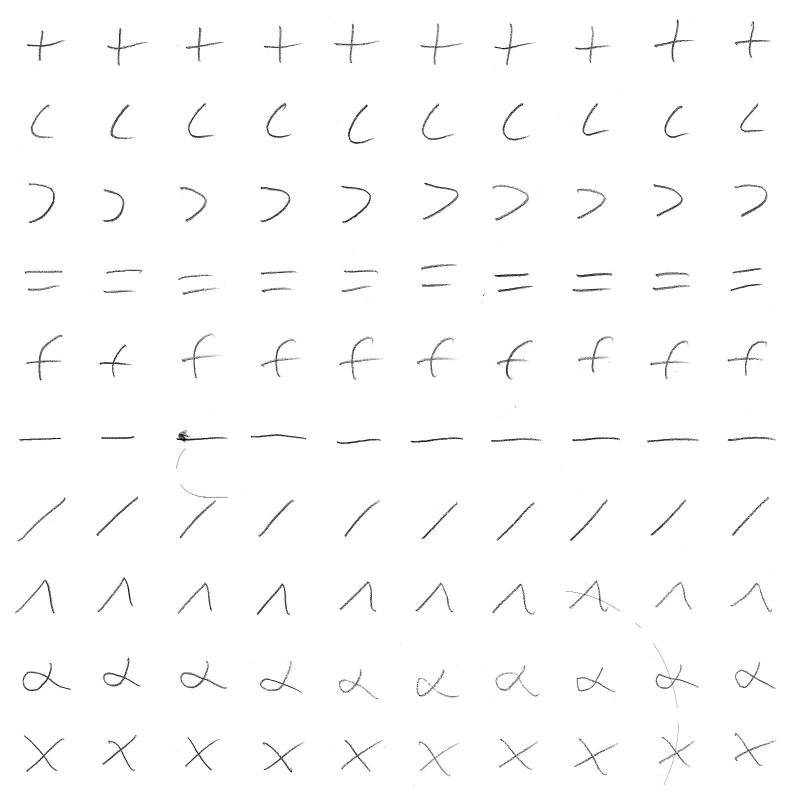
%> input picture Server_Code/operator dataset/oren_1.jpg, 1574 x 1592 px (shown at 1/2 size)
$ octave --eval "result = preprocess(imread('../../operator dataset/oren_1.jpg'));"   (GNU Octave 9; MATLAB toolbox functions it lacks are replaced by stand-ins)
%> lines starting %> are read from the running program, lines starting %| are printed output that depends on the picture; in (x1, y1, x2, y2) boxes, pixels count from 0 and x2, y2 are one past the last pixel; in counts of white or black regions, pixels touching at a corner belong together; the program's own positions count from 1
### Server_Code/project_reference/code/denoiseSoftCoring.m
% This file is for denoising a image
% input: the image and parameters
% output: the clear image
function [imgOut, imgLP, imgHPSC] = denoiseSoftCoring(img, lpf, m, tau, gamma)
%> called with lpf = 5, m = 1.75, tau = 30, gamma = 2.2
imgDouble = double(img);
g = ones(lpf,lpf)/(lpf*lpf);
imgLP = imfilter(imgDouble, g, 'replicate');
imgHP = imgDouble - imgLP;
imgHPSC = m * imgHP .* (1 - exp(-(abs(imgHP)/tau).^gamma));
imgOut = imgLP + imgHPSC;
imgOut = uint8(max(0,min(255,imgOut)));
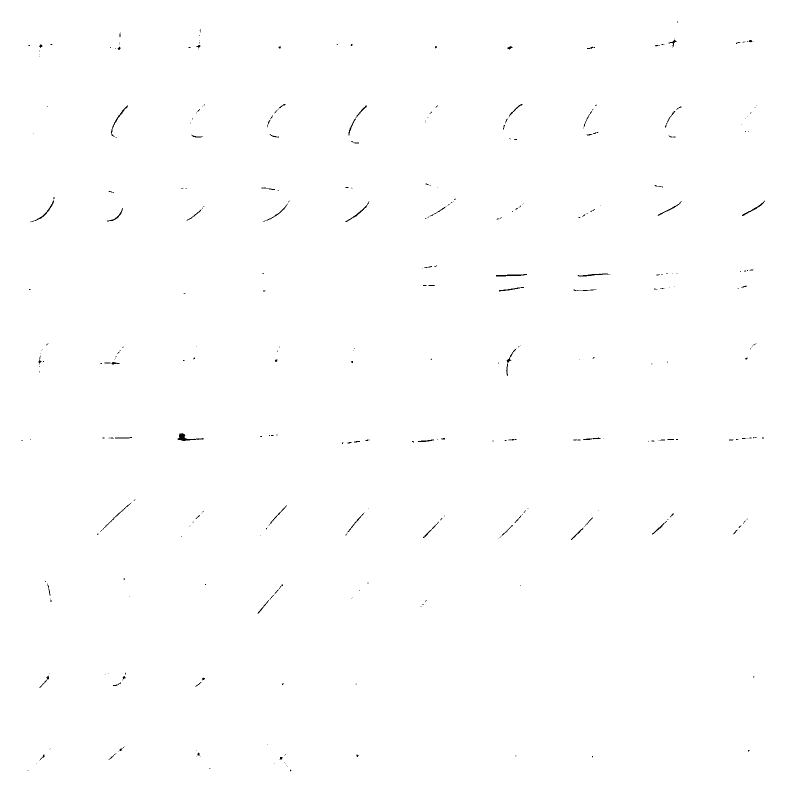
%> imgOut: size 1592x1574 uint8 (shown at 1/2 size); values 0 (black) and 1 (white), 99.8% white; black in thin lines or dots, all inside (x1, y1, x2, y2) = (42, 42, 1530, 1543)
imgLP = uint8(imgLP);
end

### Server_Code/project_reference/code/deblur.m
% This file is for debluring a image
% input: the original image
% output: the clear image after dilation and erosion
function [imgOut] = deblur(img)
% Perform iterative enhancement
numIterations = 10;
SE = strel('disk', 10);
for nIter = 1:numIterations
    imgDilate = imdilate(img, SE);
    imgErode = imerode(img, SE);
    imgMid = 0.5*(imgDilate + imgErode);
    idxDilate = find(img >= imgMid);
    idxErode = find(img < imgMid);
    img(idxDilate) = imgDilate(idxDilate);
    img(idxErode) = imgErode(idxErode);
end % nIter
imgOut = img;
end

### Server_Code/project_reference/code/binarization.m
% This file is for binarize the gray level image
% input: gray level image
% output: the binarized image
function imgBW = binarization(imgGray)

imgGray = imresize(imgGray, [480 640], 'bicubic');
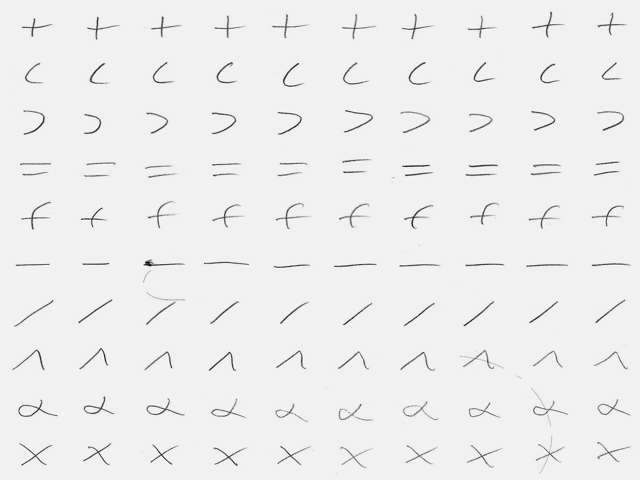
%> imgGray: size 480x640 double; min 0.072, max 1.05, mean 0.988; drawn with min black and max white
[height, width] = size(imgGray);

winSize = 31;
imgBackground = ordfilt2(imgGray, winSize^2-50, true(winSize));

imgSub = imgBackground - imgGray;

imgBW = imgSub > 0.2;
%> imgBW: size 480x640 logical; 2.5% white in thin lines or dots

end

### Server_Code/project_reference/code/localization.m
% This file is for finding the location of the formula

function patch_list  = localization(imgBW)

imgLabel = bwlabel(imgBW);
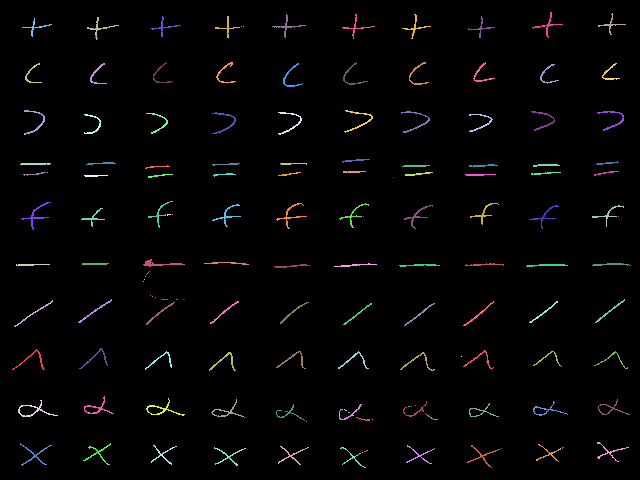
%> imgLabel: size 480x640 double; 143 distinct labels, from 0 to 142; one colour per label, 0 black
% First, filter out clutters according to area
shapeProps = regionprops(imgLabel, 'Area');
%> shapeProps = 142 regions; largest, Area: 117, 112, 110, 104, 103
allArea = [shapeProps.Area];
%> allArea = 142 values, max 117 at index 4, min 1 at index 12, mean 55.13
minArea = min(allArea);
%> minArea = 1
% get rid of extremely small regions
small = find([shapeProps.Area] < 20)
%> small = 32 values from 12 to 142
for i = 1:length(small)
    idx = find(imgLabel == small(1,i));
    imgBW(idx) = 0;
end
%> this loop made 32 passes
%> idx on passes 1 to 8: 22733, 68922, 69400, 69877, [70355; 70834; 71313; 71792], 72296, 73257, 74698
%> imgBW: size 480x640 logical; 2.5% white in thin lines or dots
% figure;
% imshow(imgBW);
% title('small area removed');
imgLabel = bwlabel(imgBW);
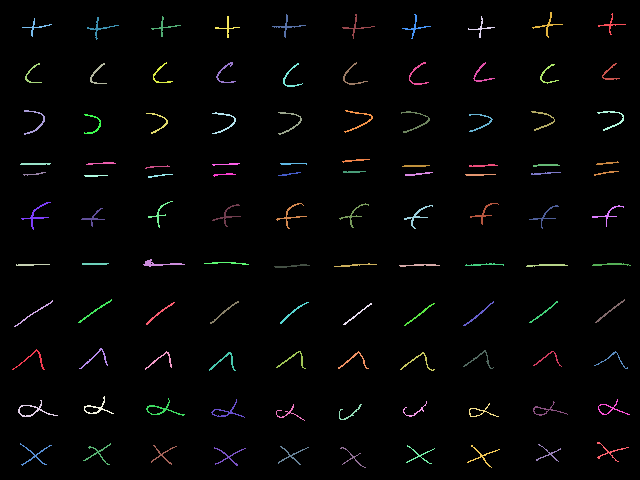
%> imgLabel: size 480x640 double; 111 distinct labels, from 0 to 110; one colour per label, 0 black
shapeProps = regionprops(imgLabel, 'Area');
%> shapeProps = 110 regions; largest, Area: 117, 112, 110, 104, 103
allArea = [shapeProps.Area];
%> allArea = 110 values, max 117 at index 4, min 30 at index 9, mean 70.37
minArea = min(allArea);
%> minArea = 30
maxArea = max(allArea);
%> maxArea = 117
if (maxArea - minArea)/minArea > 10

    % find statistics of labels' areas
    nBin = 20;
    step_size = (maxArea - minArea)/nBin;
    n = 1;
    areaBin = zeros(1, nBin+10);

    area_i = 0;
    while(1)
        for nRegion = 1:length(shapeProps)
            area = shapeProps(nRegion).Area;
            if( area>= area_i && area < area_i + step_size)
                areaBin(n) = areaBin(n) + 1;
            end
        end
        n = n+1;
        area_i = area_i + step_size;
        if area_i > maxArea break; end
    end

    % get rid of area range containing small number of labels
    target_idx = find(areaBin == 1);
    [ h n_target] = size(target_idx)
    for j = 1:n_target
        if areaBin(target_idx(j)) == 0 continue; end
        upper = minArea + target_idx(j)*step_size + 0.2*step_size;
        lower = minArea + (target_idx(j) - 1)*step_size - 0.2*step_size;
        for nRegion = 1:length(shapeProps)
            idx = find(imgLabel == nRegion);
            area = shapeProps(nRegion).Area;
            if (area <= upper ) && (area > lower)
                imgBW(idx) = 0;
            end
%             figure;
%             imshow(imgBW);
%             title('me');
        end
    end

    figure;
    imshow(imgBW);
    title('Filtered based on area');
end

% % find patches according to major axis length
imgLabel = bwlabel(imgBW);
shapeProps = regionprops(imgLabel, 'MajorAxisLength');
%> shapeProps = 110 regions; first 5, MajorAxisLength: 38.17, 53.98, 36.95, 40.89, 34.51
allLength = [shapeProps.MajorAxisLength];
%> allLength = 110 values, max 53.98 at index 2, min 20.5 at index 43, mean 32.95
minLength = min(allLength);
%> minLength = 20.5
maxLength = max(allLength);
%> maxLength = 53.98
% Get statistics about labels' axis length
step_size = (maxLength - minLength)/2;
%> step_size = 16.74
lengthBin = zeros(1,20);
n = 1;
length_i = minLength;
%> length_i = 20.5
while(1)
    for nRegion = 1:length(shapeProps)
        axisLength = shapeProps(nRegion).MajorAxisLength;
        if( axisLength>= length_i && axisLength < length_i + step_size)
            lengthBin(n) = lengthBin(n) + 1;
        end
    end
    n = n+1;
    length_i = length_i + step_size;
    if length_i > maxLength break; end
end
%> this loop made 3 passes
%> length_i on passes 1 to 3: 37.24, 53.98, 70.73
%> after the loop, lengthBin = 20 values, max 88 at index 1, min 0 at index 4, mean 5.5; n = 4

% find candidate equation patch
target_idx = find(lengthBin > 2);
%> target_idx = [1 2]
[h n_target] = size(target_idx);
%> h = 1; n_target = 2
for i = 1:n_target
    imgBW_copy = imgBW;
    upper = minLength + target_idx(i)*step_size;
    lower = minLength + (target_idx(i)-1)*step_size;
    for nRegion = 1:length(shapeProps)
        idx = find(imgLabel == nRegion);
        axisLength = shapeProps(nRegion).MajorAxisLength;
        if (axisLength > upper ) || (axisLength < lower)
            imgBW_copy(idx) = 0;
        end
    end
     patch_list{i} = imgBW_copy;
     figure;
     imshow(patch_list{i});
     title(['patch ', num2str(i)]);
end
%> this loop made 2 passes
%> (upper, lower) on passes 1 to 2: (37.24, 20.5), (53.98, 37.24)
%> after the loop, patch_list = 2 items

end

### Server_Code/project_reference/code/boundingbox.m
% This file is for locating the formula in the original image
% input: the original image, the image after some process
% output: a patch image
function result = boundingbox(image, image_bw)

[row, col] = size(image);

row_min = row;
row_max = 0;
col_min = col;
col_max = 0;
% find the most left, right, top, bottom point
for i = 1:row
    for j = 1:col
        if image(i, j) == 1
            if i >= row_max
                row_max = i;
            end
            if i <= row_min
                row_min = i;
            end
            if j >= col_max
                col_max = j;
            end
            if j <= col_min
                col_min = j;
            end
        end
    end
end

result = image_bw(row_min:row_max, col_min:col_max);

### Server_Code/project_reference/code/rotate.m
% This file rotate a slew image to horizontal
% input: after binarization, logical
% output: logical
function newImage = rotate(image)
    imagelabel = bwlabel(image);
    shapeProps = regionprops(imagelabel, 'Centroid');
    n = length(shapeProps);
    center = zeros(2, n);
    for nRegion = 1:n
        center(:, nRegion) = shapeProps(nRegion).Centroid;
    end
    if (center(2, n) < center(2, 1))
        center1 = center(: ,1);
        center2 = center(:, n);
    else
%         [p q] = find(center(2, :)==min(center(2, :)));
        center1 = center(:, 1);
        center2 = center(:, n);
    end

    if (abs(center1(2)-center2(2)) <= 2)
        % do nothing
        newImage = image;
    else
        anglerad = atan((center2(2)-center1(2))/(center1(1)-center2(1)));
        angledeg = 180/pi*anglerad;
        newImage = imrotate(image, -angledeg, 'bilinear');
    end
%     figure
%     imshow(newImage)
%     title('the rotated image')

### Server_Code/project_reference/code/oblique.m
% This file is used to adjust the oblique of the image
% input: the image after rotation and boundingbox.m

function result = oblique(binary)

% find the degree of oblique
tl = zeros(2,1);
tr = zeros(2,1);
bl = zeros(2,1);
br = zeros(2,1);

[row, col] = size(binary);

    % find the top left pixel
    label = false;
    for i = 1:1:row
        for j = 1:1:col
            pixel = binary(i, j);
            if pixel == 1
                tl = [i, j];
                break;
            end
        end

        for k = col:-1:1
            pixel = binary(i, k);
            if pixel == 1
                tr = [i, k];
                break;
            end
        end

        if tr(2) - tl(2) < 0.8*col
            continue;
        else
            break;
        end

    end

    % find the bottom left pixel
    label = false;
    for i = row:-1:1
        for j = 1:1:col
            pixel = binary(i, j);
            if pixel == 1
                if j < tl(2)
                    bl = [i, j];
                    label = true;
                    break;
                else
                    break;
                end
            end
        end

        if label == true
            break;
        end
    end

    % calculate the degree of oblique
    up_line = tr(2) - tl(2);
    delta_half = tl(2) - bl(2);
    bottom_line = 2*delta_half + up_line;
    oblique_rate = 4*up_line/bottom_line

    if oblique_rate <= 0
        oblique_rate = 4;
    end


    % Transform to a quadrilateral with vertices
    udata = [0 1];  vdata = [0 1];
    tform = maketform('projective',[0 0; 1 0; 1 1; 0 1], [-4 -4; 4 -4; oblique_rate 4; -1*oblique_rate 4]);


    % Fill with gray and use bicubic interpolation.
    % Make the output size the same as the input size.
    temp = imtransform(binary, tform, 'bicubic', 'udata', udata, 'vdata', vdata, 'size', size(binary), 'fill', 128);
	temp = double(temp);
    [temp_row, temp_col] = size(temp);

	% make the background to be black
	for i=1:temp_row
		for j = 1:temp_col
			if temp(i,j)>1
				temp(i,j) = 0;
			end
		end
	end

	% remove small white dots on the edge
	imgLabel = bwlabel(temp);
	shapeProps = regionprops(imgLabel, 'Area');
	for nRegion = 1:length(shapeProps)
		idx = find(imgLabel == nRegion);
		area = shapeProps(nRegion).Area;
		if area < 10
			temp(idx) = 0;
		end
	end

result = temp;
% figure, imshow(result);

### Server_Code/project_reference/code/preprocess.m
% This file is for preprocessing function for formula recognition
function images_out = preprocess(InputImg)
%------------------------------------------------------------------------------
% INPUT:
% input_img_path 	- input image path
% output_img_path 	- output image path
%--------------------------------------------------------------------------

%InputImg = imread(img_in);
InputImg = im2double(InputImg);
GrayImg = rgb2gray(InputImg);

% Denoise
[img, imgLP, imgHPSC] = denoiseSoftCoring(GrayImg, 5, 1.75, 30, 2.2);
% Debur
img = deblur(img);
% Binarization
winSize = 32;
stepSize = 16;
%imgBW = localAdaptiveOtsu(GrayImg, 32, 16);
imgBW = binarization(GrayImg);
imgBW_temp = imgBW;
% Negate the image to make the backgroud black
%imgBW = not(imgBW);
figure;
imshow(imgBW);
title('Binarized image');

% localize the patch that's is possibly a formula
patch_list = localization(imgBW);
%> patch_list = 2 items
%localization(imgBW);

% apply bounding box to the patches
candidates = {};
for i = 1:length(patch_list)
    candidates{i} = boundingbox(patch_list{i}, imgBW_temp);
     figure;
     imshow(candidates{i});
     title(['candidate ', num2str(i)]);
end
%> this loop made 2 passes
%> (row in boundingbox, col in boundingbox) on passes 1 to 2: (480, 640), (480, 640)
%> after the loop, candidates = 2 items

% Rotate the image
candidates_r = {}
for i = 1:length(candidates)
    candidates_r{i} = rotate(candidates{i});
    figure;
    imshow(candidates_r{i});
    title(['candidate_r ', num2str(i)]);
end
%> this loop made 2 passes
%> (n in rotate, center1 in rotate, center2 in rotate, anglerad in rotate, angledeg in rotate) on passes 1 to 2: (142, [14.98; 253.4], [603; 205], 0.082, 4.7), (59, [21.3; 101.4], [599.7; 150.6], -0.0848, -4.86)
%> pass 1, in rotate, `imagelabel = bwlabel(image);`:
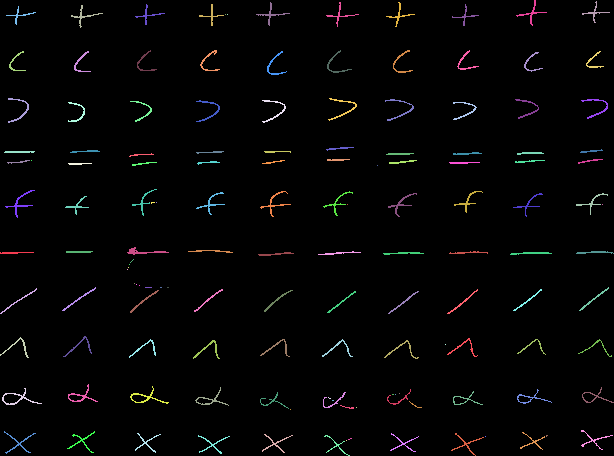
%> imagelabel: size 456x614 double; 143 distinct labels, from 0 to 142; one colour per label, 0 black
%> pass 2, in rotate (call 2), `imagelabel = bwlabel(image);`:
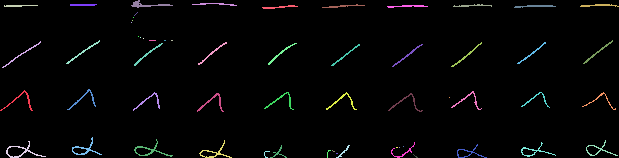
%> imagelabel: size 158x619 double; 60 distinct labels, from 0 to 59; one colour per label, 0 black
%> pass 2, in rotate (call 2), `newImage = imrotate(image, -angledeg, 'bilinear');`:
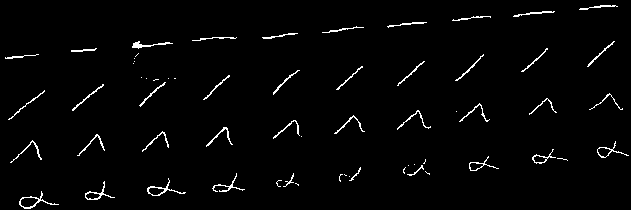
%> newImage: size 210x631 logical; 2.2% white in thin lines or dots
%> after the loop, candidates_r = 2 items

% process oblique image
images_out = {}
for i = 1:length(candidates_r)
    images_out{i} = oblique(candidates_r{i});
    images_out{i} = not(images_out{i});
    figure;
    imshow(images_out{i});
    title(['images_out  ', num2str(i)]);
end
%> this loop made 1 pass
%> (row in oblique, col in oblique, up_line in oblique, delta_half in oblique, bottom_line in oblique, vdata in oblique) on pass 1: (505, 650, 576, 26, 628, [0 1])
%> the run ends on the next line

end

$ run again, on Server_Code/operator dataset/plus_1.jpeg
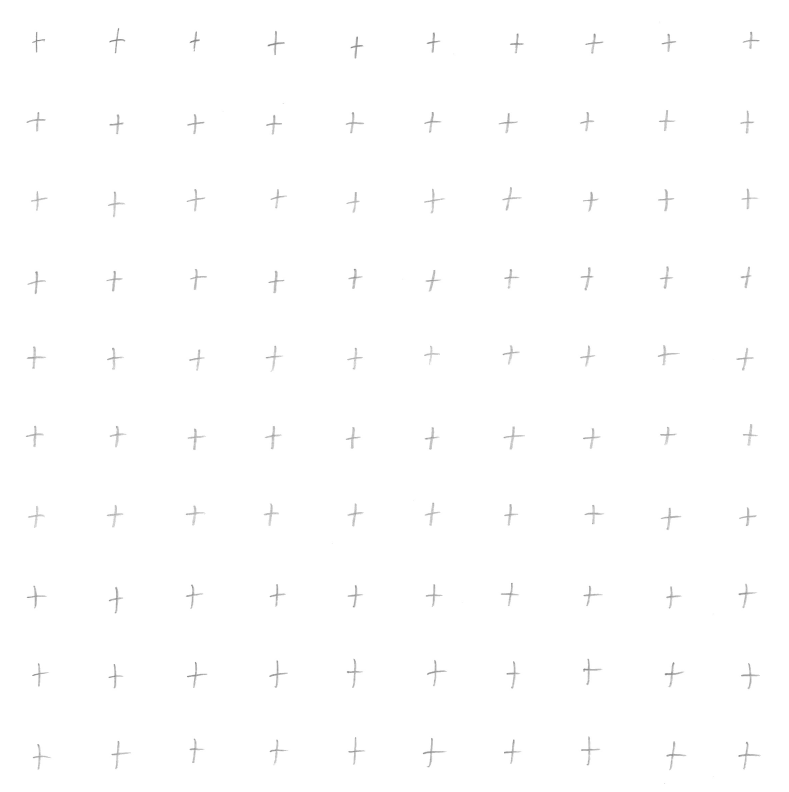
%> input picture Server_Code/operator dataset/plus_1.jpeg, 2367 x 2375 px (shown at 1/3 size)
%> in localization, `shapeProps = regionprops(imgLabel, 'Area');`: shapeProps = 190 regions; largest, Area: 32, 31, 30, 29, 29
%> in localization, `allArea = [shapeProps.Area];`: allArea = 190 values, max 32 at index 43, min 1 at index 4, mean 10.85
%> in localization, `minArea = min(allArea);`: minArea = 1
%> small = 147 values from 1 to 190
%> the loop in localization, `for i = 1:length(small)` made 147 passes
%> idx on passes 1, 2, 3, 4, 5, 6, 9, 10: [10345; 10825], [10923; 11403], [11114; 11594; 12074], 11258, [11354; 11834], [12172; 12652], [13171; 13172; 13173; 13652; 13653; 13654], [13370; 13850]
%> after the loop in localization, `for i = 1:length(small)`:
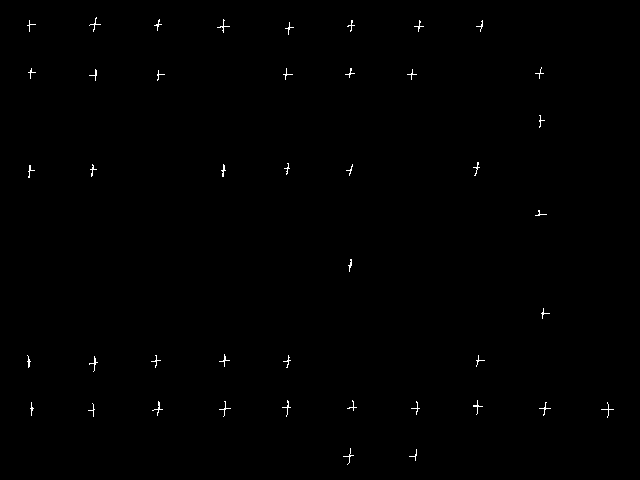
%> imgBW: size 480x640 logical; 0.34% white in thin lines or dots, all inside (x1, y1, x2, y2) = (27, 17, 614, 465)
%> in localization, `shapeProps = regionprops(imgLabel, 'Area');`: shapeProps = 43 regions; largest, Area: 32, 31, 30, 29, 29
%> in localization, `allArea = [shapeProps.Area];`: allArea = 43 values, max 32 at index 12, min 20 at index 1, mean 24.14
%> in localization, `minArea = min(allArea);`: minArea = 20
%> maxArea = 32
%> in localization, `shapeProps = regionprops(imgLabel, 'MajorAxisLength');`: shapeProps = 43 regions; first 5, MajorAxisLength: 11.29, 12.88, 10.12, 14.41, 13.7
%> allLength = 43 values, max 16.55 at index 19, min 9.53 at index 30, mean 12.62
%> minLength = 9.53
%> maxLength = 16.55
%> step_size = 3.51
%> in localization, `length_i = minLength;`: length_i = 9.53
%> the loop in localization, `while(1)` made 3 passes
%> length_i on passes 1 to 3: 13.04, 16.55, 20.06
%> after the loop in localization, `while(1)`: lengthBin = 20 values, max 26 at index 1, min 0 at index 4, mean 2.15; n = 4
%> target_idx = [1 2]
%> h = 1; n_target = 2
%> the loop in localization, `for i = 1:n_target` made 2 passes
%> (upper, lower) on passes 1 to 2: (13.04, 9.53), (16.55, 13.04)
%> after the loop in localization, `for i = 1:n_target`: patch_list = 2 items
%> the loop in preprocess, `for i = 1:length(patch_list)` made 2 passes
%> (row in boundingbox, col in boundingbox) on passes 1 to 2: (480, 640), (480, 640)
%> the loop in preprocess, `for i = 1:length(candidates)` made 2 passes
%> (n in rotate, center1 in rotate, center2 in rotate, anglerad in rotate, angledeg in rotate) on passes 1 to 2: (158, [3.9; 7], [520.3; 433.6], -0.69, -39.56), (182, [3.05; 9], [582; 242], -0.383, -21.92)
%> pass 2, in preprocess, `imshow(candidates_r{i});`:
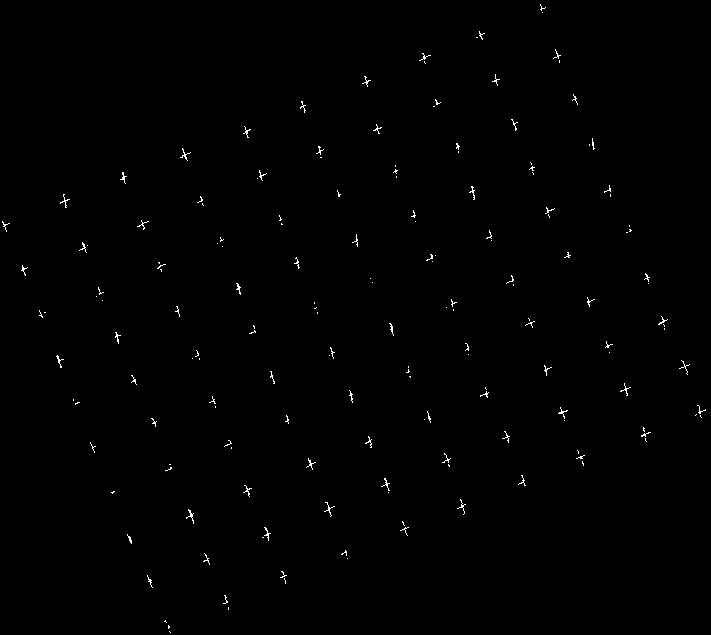
%> displayed picture: size 635x711 logical; 0.44% white in thin lines or dots
%> the loop in preprocess, `for i = 1:length(candidates_r)` made 1 pass
%> (row in oblique, col in oblique, up_line in oblique, delta_half in oblique, bottom_line in oblique, vdata in oblique) on pass 1: (674, 685, 592, 12, 616, [0 1])
